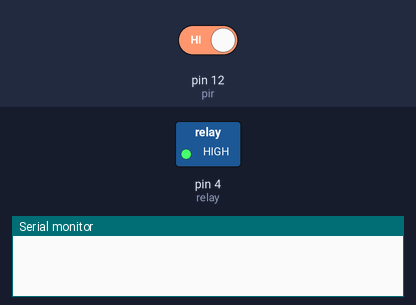
Bench run of a sketch on a simulated Arduino Uno, built with avr-gcc and run on an emulated ATmega328P. Parts: switched loads named in the sketch (green lamp = pin HIGH), the last lines printed to the serial monitor. Inputs (shaded band) come from the test bench; at power-on: pin 12 (pir) HIGH.

Above: at 0.1 s.
At 5.6 s:
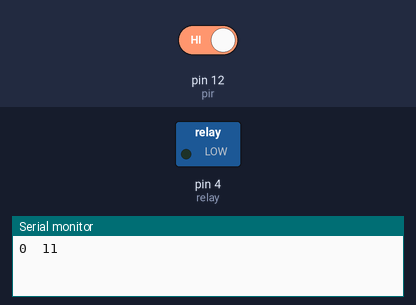
Timing chart, 0 to 7.1 s (numbered marks = the images above):
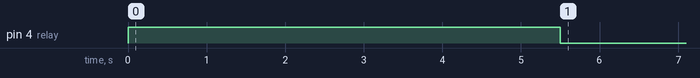

The sketch:

PIRsensor.ino
```cpp
//Defining the pins

#define pir 12

//The relay is connected to a light

#define relay 4

void setup() {
  pinMode(pir,INPUT);
  pinMode(relay,OUTPUT);
  Serial.begin(115200);
  digitalWrite(relay,HIGH);
}

void loop() {
  //Initializing variables to detect motion
  int zeros = 0;
  int ones = 0;
  //Taking reading from the sensor 10 times for accuracy
  for(int i=0;i<=10;i++)
  {
    int val = digitalRead(pir);
    delay(500);
    //If no detection, increment variable "zeros"
    if(val==0)
      zeros+=1;
    //If motion is detected, increment variable "ones"
    else
      ones+=1;
  }
  Serial.print(zeros);
  Serial.print("\t");
  Serial.print(ones);
  Serial.print("\n");
  //If motion has been detected more than once by the sensor, then turn on the light.
  if(ones>=1)
  {
    digitalWrite(relay,LOW);
  }
  else
  {
    digitalWrite(relay,HIGH);
  }
  delay(2000);
}
```

Measured:
- by itself, pin 4 (relay): HIGH → LOW at 5.5 s
